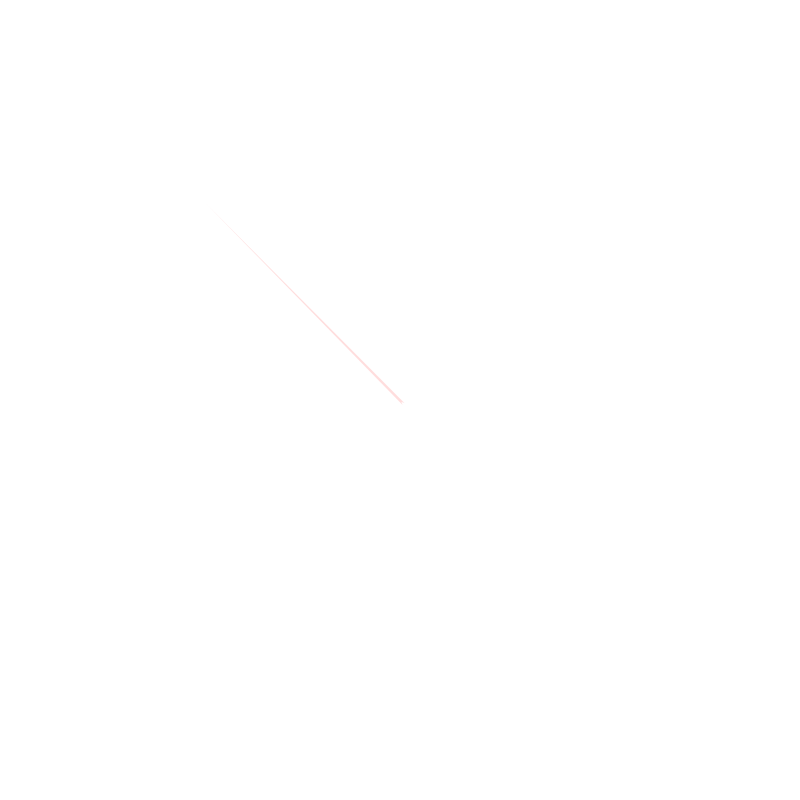
Frame 1 (no input)
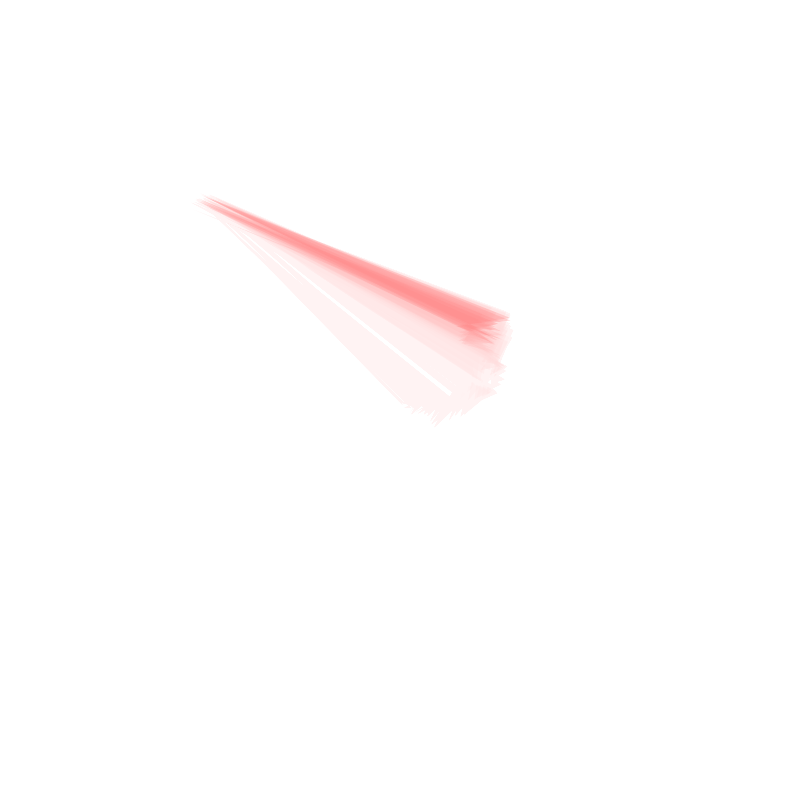
Frame 60 (the mouse pressed at the canvas centre just before this capture)
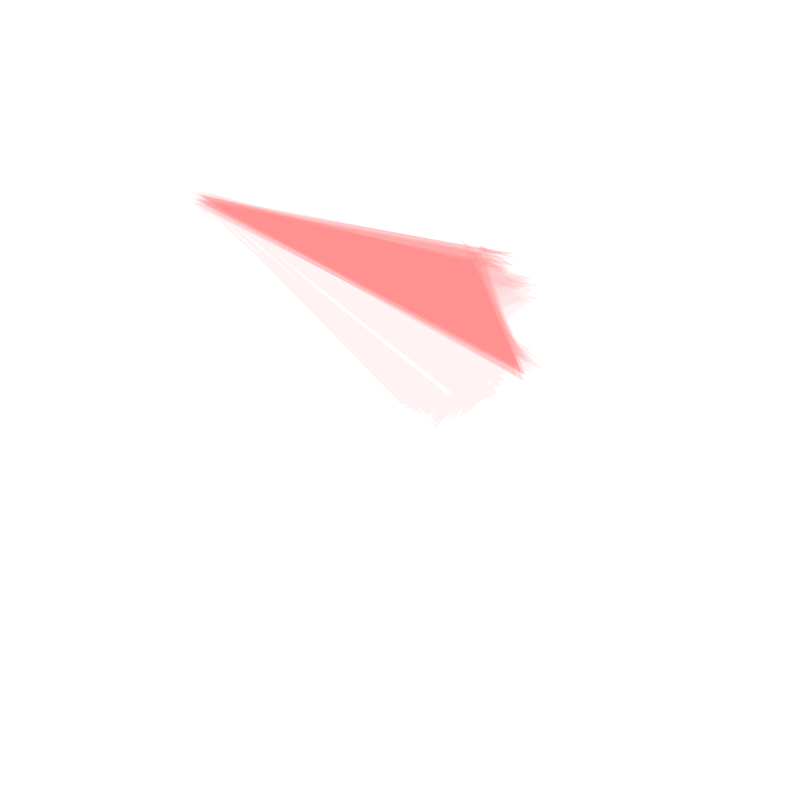
Frame 120 (the mouse held since frame 60 and released just before this capture)

The Processing sketch that drew these frames (run headless with seeded random() and noise(); from frame 60 on, the mouse is pressed at the canvas centre):

// Processing sketch: processing_36899
// ── processing_36899.pde

//interpolated motion
float xpos;
float ypos;
float xpos1;
float ypos1;
float xpos2;
float ypos2;
float xpos3;
float ypos3;

void setup() {
  size(800, 800);
  xpos=width/2; 
  ypos=width/2 ;
  xpos1=width/2; 
  ypos1=width/2 ;
  xpos2=width/2; 
  ypos2=width/2 ;
  xpos3=width/2; 
  ypos3=width/2 ;
  background(255);
}

void draw() {
 noStroke();
 float amount = 10;

  fill (#FF7E7E, 70);
  float centerX= 200;
  float amplitudex=random(1, amount);
  float amplitudey=random(1, amount);
  float periodx= random(.001, .006);
  float periody=random(.001, .006);



  float amplitudex1=random(1, amount);
  float amplitudey1=random(1, amount);
  float periodx1= random(.001, .006);
  float periody1= random(.001, .006);



  float amplitudex2=random(1, amount);
  float amplitudey2=random(1, amount);
  float periodx2= random(.001, .006);
  float periody2=random(.001, .006);



  float amplitudex3=random(1, amount);
  float amplitudey3=random(1, amount);
  float periodx3= random(.001, .006);
  float periody3=random(.001, .006);

  xpos=centerX+amplitudex*sin(millis()*periodx);
  ypos=centerX+amplitudey*cos(millis()*periody);
  
  //xpos = constrain(xpos, 0, width);

  xpos1=xpos1+amplitudex1*sin(millis()*periodx1);
  ypos1=ypos1+amplitudey1*cos(millis()*periody1);

  xpos2=xpos2+amplitudex2*sin(millis()*periodx2);
  ypos2=ypos2+amplitudey2*cos(millis()*periody2);

  xpos3=xpos3 + amplitudex3*sin(millis()*periodx3);
  ypos3=ypos3 + amplitudey3*cos(millis()*periody3);


  quad(xpos, ypos, xpos1, ypos1, xpos2, ypos2, xpos3, ypos3);
  fill (255,10); 
  rect (0,0, 800,800);
}
